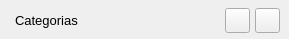
   <widget class="QWidget" name="categoryContents">
    <property name="geometry">
     <rect>
      <x>0</x>
      <y>0</y>
      <width>289</width>
      <height>39</height>
     </rect>
    </property>
    <widget class="QLabel" name="categoryLabel">
     <property name="geometry">
      <rect>
       <x>15</x>
       <y>0</y>
       <width>81</width>
       <height>41</height>
      </rect>
     </property>
     <property name="font">
      <font>
       <pointsize>10</pointsize>
      </font>
     </property>
     <property name="text">
      <string>Categorias</string>
     </property>
    </widget>
    <widget class="QPushButton" name="categoryDeleteButton">
     <property name="geometry">
      <rect>
       <x>255</x>
       <y>8</y>
       <width>25</width>
       <height>25</height>
      </rect>
     </property>
     <property name="text">
      <string/>
     </property>
     <property name="iconSize">
      <size>
       <width>24</width>
       <height>24</height>
      </size>
     </property>
    </widget>
    <widget class="QPushButton" name="categoryAddButton">
     <property name="geometry">
      <rect>
       <x>225</x>
       <y>8</y>
       <width>25</width>
       <height>25</height>
      </rect>
     </property>
     <property name="text">
      <string/>
     </property>
     <property name="iconSize">
      <size>
       <width>24</width>
       <height>24</height>
      </size>
     </property>
    </widget>
   </widget>
